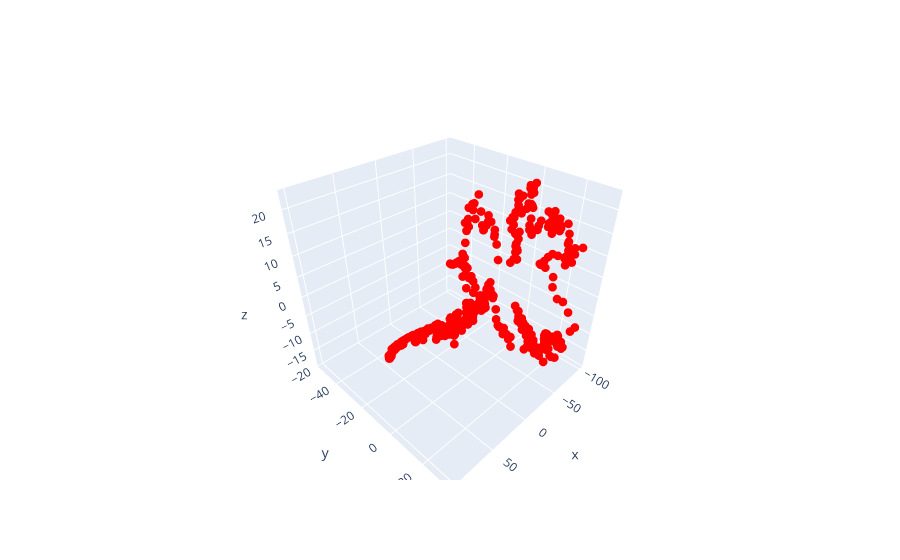

The notebook cell saved with this chart:
### Code cell
line = go.Scatter3d(x = data['x'], y = data['y'], z = data['z'], 
                    mode='markers', marker={'size': 3, 'color': 'red'})
fig = go.Figure(line)
fig.show()

### Figure 1 — Plotly figure (JSON) as saved in the notebook; plotly's stock layout.template omitted (floating-point values rounded to 4 significant figures; data arrays with more than 128 entries replaced by an {"elided": "..."} marker saying what was removed)
{"data": [{"marker": {"color": "red", "size": 3}, "mode": "markers", "type": "scatter3d", "x": {"elided": "601 float values"}, "y": {"elided": "601 float values"}, "z": {"elided": "601 float values"}}], "layout": {}}
